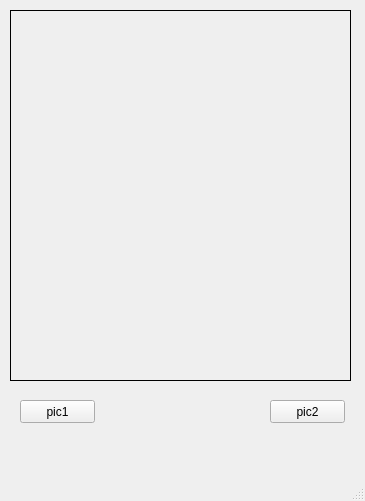
<?xml version="1.0" encoding="UTF-8"?>
<ui version="4.0">
 <class>MainWindow</class>
 <widget class="QMainWindow" name="MainWindow">
  <property name="geometry">
   <rect>
    <x>0</x>
    <y>0</y>
    <width>365</width>
    <height>501</height>
   </rect>
  </property>
  <property name="windowTitle">
   <string>MainWindow</string>
  </property>
  <widget class="QWidget" name="centralwidget">
   <widget class="QLabel" name="photo">
    <property name="geometry">
     <rect>
      <x>10</x>
      <y>10</y>
      <width>341</width>
      <height>371</height>
     </rect>
    </property>
    <property name="frameShape">
     <enum>QFrame::Box</enum>
    </property>
    <property name="text">
     <string/>
    </property>
    <property name="pixmap">
     <pixmap>DSC00384.JPG</pixmap>
    </property>
    <property name="scaledContents">
     <bool>true</bool>
    </property>
   </widget>
   <widget class="QPushButton" name="button_pic1">
    <property name="geometry">
     <rect>
      <x>20</x>
      <y>400</y>
      <width>75</width>
      <height>23</height>
     </rect>
    </property>
    <property name="text">
     <string>pic1</string>
    </property>
   </widget>
   <widget class="QPushButton" name="button_pic2">
    <property name="geometry">
     <rect>
      <x>270</x>
      <y>400</y>
      <width>75</width>
      <height>23</height>
     </rect>
    </property>
    <property name="text">
     <string>pic2</string>
    </property>
   </widget>
  </widget>
  <widget class="QMenuBar" name="menubar">
   <property name="geometry">
    <rect>
     <x>0</x>
     <y>0</y>
     <width>365</width>
     <height>21</height>
    </rect>
   </property>
  </widget>
  <widget class="QStatusBar" name="statusbar"/>
 </widget>
 <resources/>
 <connections/>
</ui>
